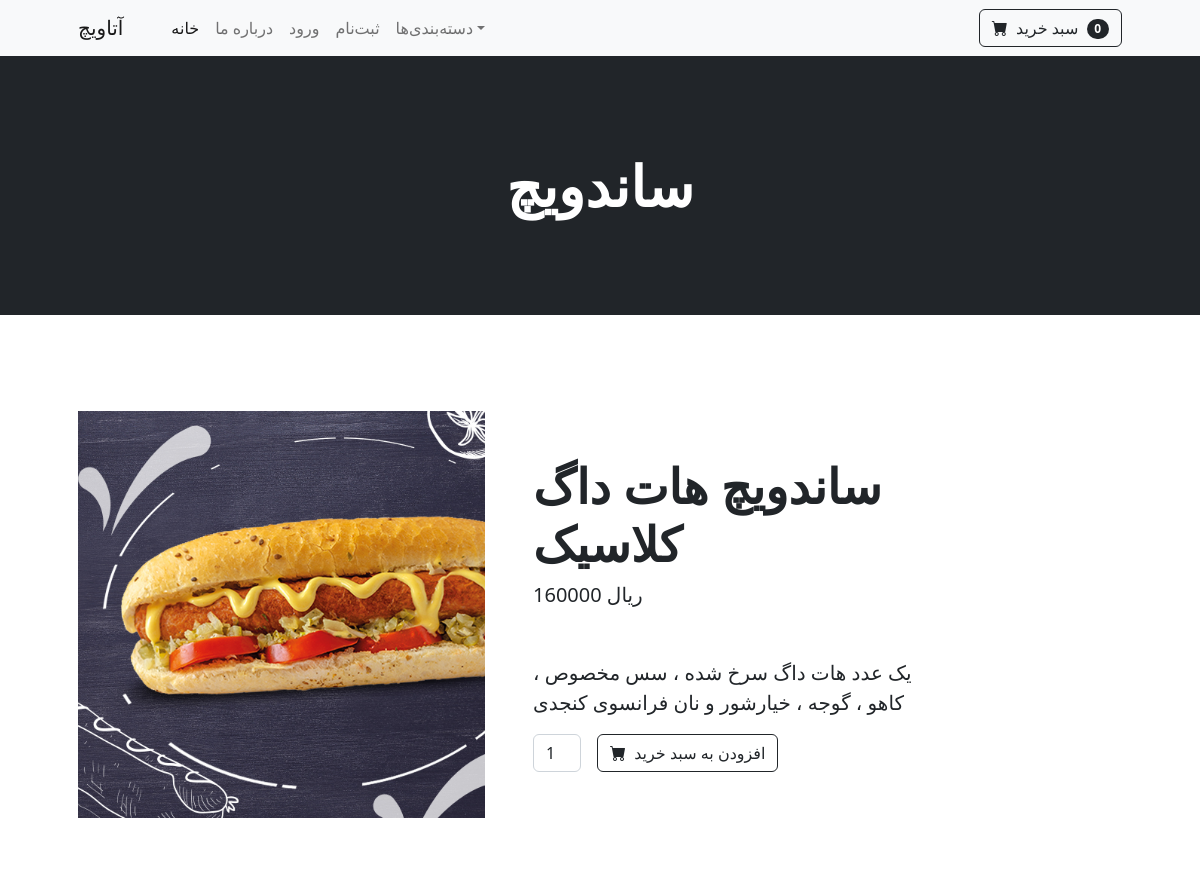
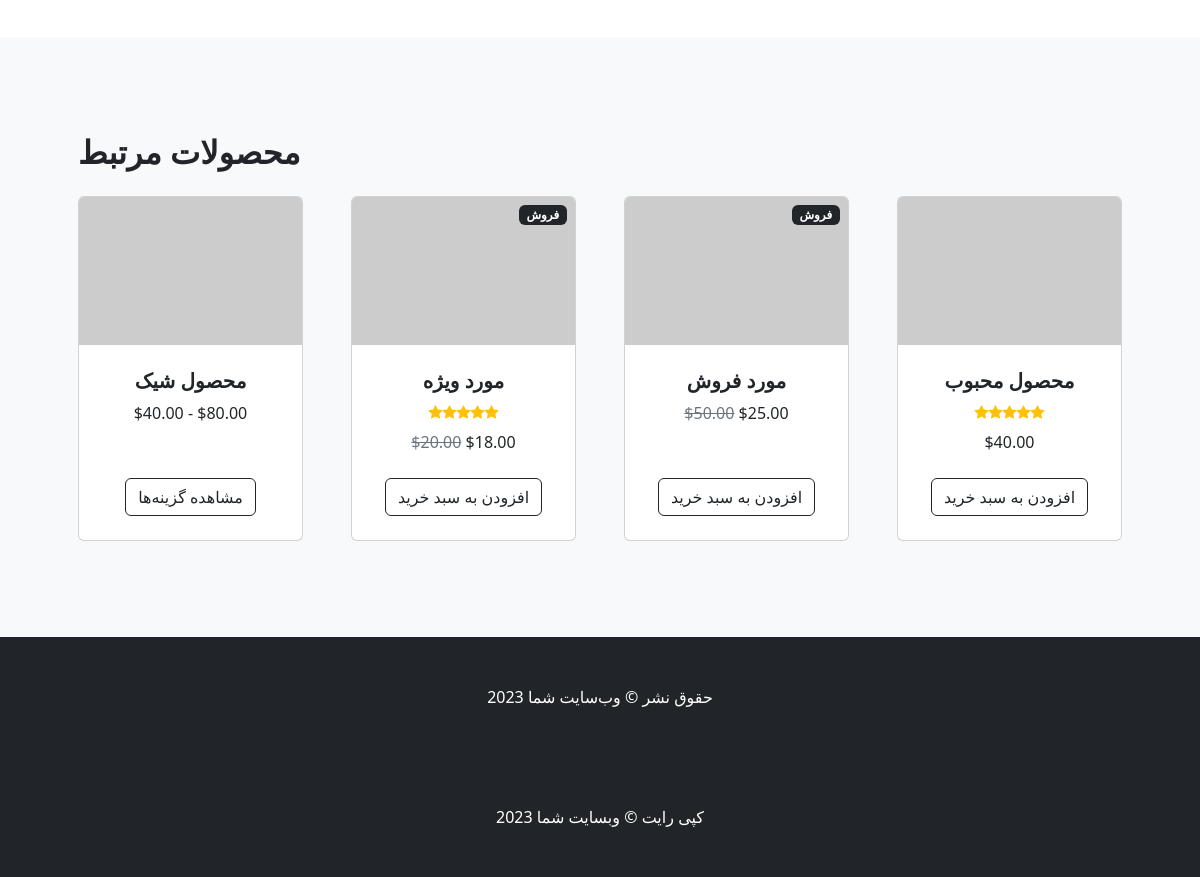
/product/1/, run on the app's committed database (2 pictures, top to bottom).
### store/models.py (models this page shows, shortened)
class Product(models.Model):
    name = models.CharField(max_length=30, verbose_name="نام محصول")
    description = models.TextField(verbose_name="توضیحات")
    price = models.IntegerField(verbose_name="قیمت")
    image = models.ImageField(upload_to="image/products/", verbose_name="تصویر")
    category = models.ForeignKey(
        Category, on_delete=models.CASCADE, default=1, verbose_name="دسته بندی"
    )
    class Meta:
        ordering = ("name",)
        verbose_name = "محصول"
        verbose_name_plural = "محصولات"

class Category(models.Model):
    name = models.CharField(max_length=255, verbose_name="نام دسته بندی")
    slug = models.SlugField(
        max_length=300, unique=True, allow_unicode=True, verbose_name="آدرس دسته بندی"
    )
    class Meta:
        ordering = ("name",)
        verbose_name = "دسته بندی"
        verbose_name_plural = "دسته بندی ها"
    def __str__(self):
        return self.name

### store/views.py (the view)
# urls.py: path("product/<int:pk>/", ProductDetailView.as_view(), name="product_detail"),
class ProductDetailView(DetailView):
    model = Product
    template_name = "product.html"
    context_object_name = "product"

### store/context_processors.py (called while the page is built)
def category_list(request):
    categories = Category.objects.all()
    return {"categories": categories}

### store/templates/product.html (shortened to what this page needs)
{% extends "base.html" %}
{% block content %}
<header class="bg-dark py-5">
  <div class="container px-4 px-lg-5 my-5">
      <div class="text-center text-white">
          <h1 class="display-4 fw-bolder">{{product.category}}</h1>
      </div>
  </div>
</header>
<body>
  <section class="py-5">
      <div class="container px-4 px-lg-5 my-5">
          <div class="row gx-4 gx-lg-5 align-items-center">
              <div class="col-md-5"><img class="card-img-top mb-5 mb-md-0" src="{{product.image.url}}" alt="{{product.name}}" /></div>
              <div class="col-md-5">
                  <h1 class="display-5 fw-bolder">{{product.name}}</h1>
                  <div class="fs-5 mb-5">
                      <span>{{product.price}} ریال</span>
                  </div>
                  <p class="lead">{{product.description}}</p>
                  <div class="d-flex">
                      <input class="form-control text-center me-3" id="inputQuantity" type="number" value="1" style="max-width: 3rem" />
                      <button class="btn btn-outline-dark flex-shrink-0" type="button">
                          <i class="bi-cart-fill me-1"></i>
                          افزودن به سبد خرید
                      </button>
                  </div>
              </div>
          </div>
      </div>
  </section>
  <section class="py-5 bg-light">
      <div class="container px-4 px-lg-5 mt-5">
          <h2 class="fw-bolder mb-4">محصولات مرتبط</h2>
          <div class="row gx-4 gx-lg-5 row-cols-2 row-cols-md-3 row-cols-xl-4 justify-content-center">
              <div class="col mb-5">
                  <div class="card h-100">
                      <img class="card-img-top" src="https://dummyimage.com/450x300/dee2e6/6c757d.jpg" alt="..." />
                      <div class="card-body p-4">
                          <div class="text-center">
                              <h5 class="fw-bolder">محصول شیک</h5>
                              $40.00 - $80.00
                          </div>
                      </div>
                      <div class="card-footer p-4 pt-0 border-top-0 bg-transparent">
                          <div class="text-center"><a class="btn btn-outline-dark mt-auto" href="#">مشاهده گزینه‌ها</a></div>
                      </div>
                  </div>
              </div>
              <div class="col mb-5">
                  <div class="card h-100">
                      <div class="badge bg-dark text-white position-absolute" style="top: 0.5rem; right: 0.5rem">فروش</div>
                      <img class="card-img-top" src="https://dummyimage.com/450x300/dee2e6/6c757d.jpg" alt="..." />
                      <div class="card-body p-4">
                          <div class="text-center">
                              <h5 class="fw-bolder">مورد ویژه</h5>
                              <div class="d-flex justify-content-center small text-warning mb-2">
                                  <div class="bi-star-fill"></div>
                                  <div class="bi-star-fill"></div>
                                  <div class="bi-star-fill"></div>
                                  <div class="bi-star-fill"></div>
                                  <div class="bi-star-fill"></div>
                              </div>
                              <span class="text-muted text-decoration-line-through">$20.00</span>
                              $18.00
                          </div>
                      </div>
                      <div class="card-footer p-4 pt-0 border-top-0 bg-transparent">
                          <div class="text-center"><a class="btn btn-outline-dark mt-auto" href="#">افزودن به سبد خرید</a></div>
                      </div>
                  </div>
              </div>
              <div class="col mb-5">
                  <div class="card h-100">
                      <div class="badge bg-dark text-white position-absolute" style="top: 0.5rem; right: 0.5rem">فروش</div>
                      <img class="card-img-top" src="https://dummyimage.com/450x300/dee2e6/6c757d.jpg" alt="..." />
                      <div class="card-body p-4">
                          <div class="text-center">
                              <h5 class="fw-bolder">مورد فروش</h5>
                              <span class="text-muted text-decoration-line-through">$50.00</span>
                              $25.00
                          </div>
                      </div>
                      <div class="card-footer p-4 pt-0 border-top-0 bg-transparent">
                          <div class="text-center"><a class="btn btn-outline-dark mt-auto" href="#">افزودن به سبد خرید</a></div>
                      </div>
                  </div>
              </div>
              <div class="col mb-5">
                  <div class="card h-100">
                      <img class="card-img-top" src="https://dummyimage.com/450x300/dee2e6/6c757d.jpg" alt="..." />
                      <div class="card-body p-4">
                          <div class="text-center">
                              <h5 class="fw-bolder">محصول محبوب</h5>
                              <div class="d-flex justify-content-center small text-warning mb-2">
                                  <div class="bi-star-fill"></div>
                                  <div class="bi-star-fill"></div>
                                  <div class="bi-star-fill"></div>
                                  <div class="bi-star-fill"></div>
                                  <div class="bi-star-fill"></div>
                              </div>
                              $40.00
                          </div>
                      </div>
                      <div class="card-footer p-4 pt-0 border-top-0 bg-transparent">
                          <div class="text-center"><a class="btn btn-outline-dark mt-auto" href="#">افزودن به سبد خرید</a></div>
                      </div>
                  </div>
              </div>
          </div>
      </div>
  </section>
  <footer class="py-5 bg-dark">
      <div class="container"><p class="m-0 text-center text-white">حقوق نشر &copy; وب‌سایت شما 2023</p></div>
  </footer>
</body>
</html>
{% endblock content %}

### data on the page
Product: category "ساندویچ", image (picture), name "ساندویچ هات داگ کلاسیک", price "160000", description "یک عدد هات داگ سرخ شده ، سس مخصوص ، کاهو ، گوجه ، خیارشور و نان فرانسوی کنجدی"
